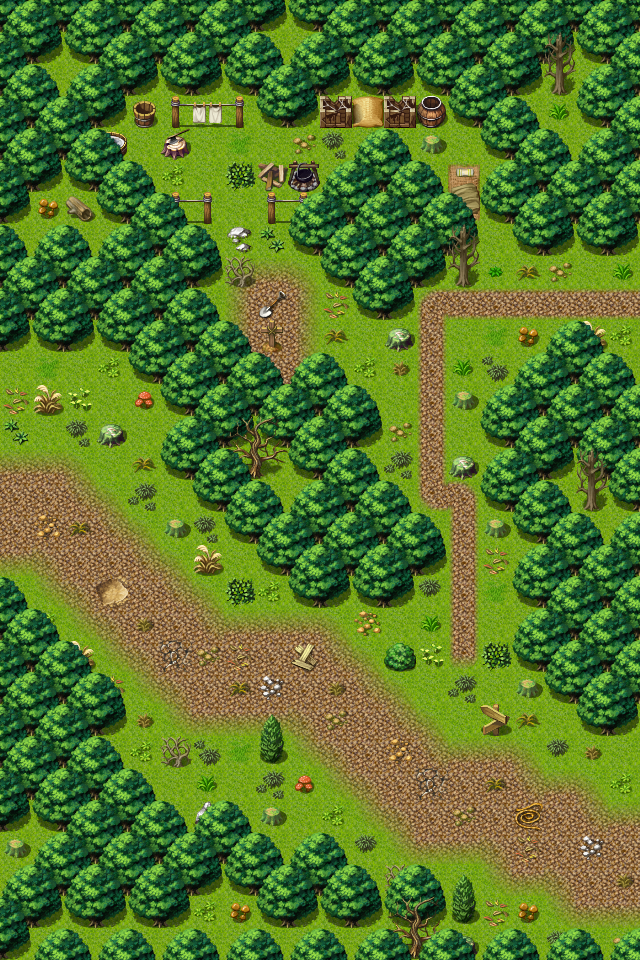

The image is a tile-based game level rendered from a .tmx file. Its description and source (layers, tilesets, objects; grid data summarised) follow:
An orthogonal 20x30 tile map with 32x32 px tiles, 3 tile layers (Ground, Objects, Above), 1 hidden layer not drawn, 40 tilesets and 12 objects (7x spawn, 3x mapchange, 2x sign).

<map version="1.0" orientation="orthogonal" width="20" height="30" tilewidth="32" tileheight="32">
 <properties>
  <property name="outside" value="1" />
 </properties>
 <tileset firstgid="1" name="map_bed_1" tilewidth="32" tileheight="32">
  <image source="../drawable/map_bed_1.png" width="512" height="256" />
 </tileset>
 <tileset firstgid="129" name="map_border_1" tilewidth="32" tileheight="32">
  <image source="../drawable/map_border_1.png" width="512" height="256" />
 </tileset>
 <tileset firstgid="257" name="map_bridge_1" tilewidth="32" tileheight="32">
  <image source="../drawable/map_bridge_1.png" width="512" height="256" />
 </tileset>
 <tileset firstgid="385" name="map_broken_1" tilewidth="32" tileheight="32">
  <image source="../drawable/map_broken_1.png" width="512" height="256" />
 </tileset>
 <tileset firstgid="513" name="map_cavewall_1" tilewidth="32" tileheight="32">
  <image source="../drawable/map_cavewall_1.png" width="576" height="192" />
 </tileset>
 <tileset firstgid="621" name="map_cavewall_2" tilewidth="32" tileheight="32">
  <image source="../drawable/map_cavewall_2.png" width="576" height="192" />
 </tileset>
 <tileset firstgid="729" name="map_cavewall_3" tilewidth="32" tileheight="32">
  <image source="../drawable/map_cavewall_3.png" width="576" height="192" />
 </tileset>
 <tileset firstgid="837" name="map_chair_table_1" tilewidth="32" tileheight="32">
  <image source="../drawable/map_chair_table_1.png" width="512" height="256" />
 </tileset>
 <tileset firstgid="965" name="map_crate_1" tilewidth="32" tileheight="32">
  <image source="../drawable/map_crate_1.png" width="512" height="256" />
 </tileset>
 <tileset firstgid="1093" name="map_cupboard_1" tilewidth="32" tileheight="32">
  <image source="../drawable/map_cupboard_1.png" width="512" height="256" />
 </tileset>
 <tileset firstgid="1221" name="map_curtain_1" tilewidth="32" tileheight="32">
  <image source="../drawable/map_curtain_1.png" width="512" height="256" />
 </tileset>
 <tileset firstgid="1349" name="map_entrance_1" tilewidth="32" tileheight="32">
  <image source="../drawable/map_entrance_1.png" width="512" height="256" />
 </tileset>
 <tileset firstgid="1477" name="map_fence_1" tilewidth="32" tileheight="32">
  <image source="../drawable/map_fence_1.png" width="512" height="256" />
 </tileset>
 <tileset firstgid="1605" name="map_fence_2" tilewidth="32" tileheight="32">
  <image source="../drawable/map_fence_2.png" width="512" height="256" />
 </tileset>
 <tileset firstgid="1733" name="map_ground_1" tilewidth="32" tileheight="32">
  <image source="../drawable/map_ground_1.png" width="512" height="256" />
 </tileset>
 <tileset firstgid="1861" name="map_ground_2" tilewidth="32" tileheight="32">
  <image source="../drawable/map_ground_2.png" width="512" height="256" />
 </tileset>
 <tileset firstgid="1989" name="map_ground_3" tilewidth="32" tileheight="32">
  <image source="../drawable/map_ground_3.png" width="512" height="256" />
 </tileset>
 <tileset firstgid="2117" name="map_ground_4" tilewidth="32" tileheight="32">
  <image source="../drawable/map_ground_4.png" width="512" height="256" />
 </tileset>
 <tileset firstgid="2245" name="map_ground_5" tilewidth="32" tileheight="32">
  <image source="../drawable/map_ground_5.png" width="512" height="256" />
 </tileset>
 <tileset firstgid="2373" name="map_ground_6" tilewidth="32" tileheight="32">
  <image source="../drawable/map_ground_6.png" width="512" height="256" />
 </tileset>
 <tileset firstgid="2501" name="map_ground_7" tilewidth="32" tileheight="32">
  <image source="../drawable/map_ground_7.png" width="512" height="256" />
 </tileset>
 <tileset firstgid="2629" name="map_ground_8" tilewidth="32" tileheight="32">
  <image source="../drawable/map_ground_8.png" width="512" height="256" />
 </tileset>
 <tileset firstgid="2757" name="map_indoor_1" tilewidth="32" tileheight="32">
  <image source="../drawable/map_indoor_1.png" width="512" height="256" />
 </tileset>
 <tileset firstgid="2885" name="map_kitchen_1" tilewidth="32" tileheight="32">
  <image source="../drawable/map_kitchen_1.png" width="512" height="256" />
 </tileset>
 <tileset firstgid="3013" name="map_outdoor_1" tilewidth="32" tileheight="32">
  <image source="../drawable/map_outdoor_1.png" width="512" height="256" />
 </tileset>
 <tileset firstgid="3141" name="map_pillar_1" tilewidth="32" tileheight="32">
  <image source="../drawable/map_pillar_1.png" width="512" height="256" />
 </tileset>
 <tileset firstgid="3269" name="map_plant_1" tilewidth="32" tileheight="32">
  <image source="../drawable/map_plant_1.png" width="512" height="256" />
 </tileset>
 <tileset firstgid="3397" name="map_rock_1" tilewidth="32" tileheight="32">
  <image source="../drawable/map_rock_1.png" width="512" height="256" />
 </tileset>
 <tileset firstgid="3525" name="map_roof_1" tilewidth="32" tileheight="32">
  <image source="../drawable/map_roof_1.png" width="512" height="256" />
 </tileset>
 <tileset firstgid="3653" name="map_roof_2" tilewidth="32" tileheight="32">
  <image source="../drawable/map_roof_2.png" width="512" height="256" />
 </tileset>
 <tileset firstgid="3781" name="map_shop_1" tilewidth="32" tileheight="32">
  <image source="../drawable/map_shop_1.png" width="512" height="256" />
 </tileset>
 <tileset firstgid="3909" name="map_sign_ladder_1" tilewidth="32" tileheight="32">
  <image source="../drawable/map_sign_ladder_1.png" width="512" height="256" />
 </tileset>
 <tileset firstgid="4037" name="map_table_1" tilewidth="32" tileheight="32">
  <image source="../drawable/map_table_1.png" width="512" height="256" />
 </tileset>
 <tileset firstgid="4165" name="map_trail_1" tilewidth="32" tileheight="32">
  <image source="../drawable/map_trail_1.png" width="512" height="256" />
 </tileset>
 <tileset firstgid="4293" name="map_tree_1" tilewidth="32" tileheight="32">
  <image source="../drawable/map_tree_1.png" width="512" height="256" />
 </tileset>
 <tileset firstgid="4421" name="map_wall_1" tilewidth="32" tileheight="32">
  <image source="../drawable/map_wall_1.png" width="512" height="256" />
 </tileset>
 <tileset firstgid="4549" name="map_wall_2" tilewidth="32" tileheight="32">
  <image source="../drawable/map_wall_2.png" width="480" height="256" />
 </tileset>
 <tileset firstgid="4669" name="map_wall_3" tilewidth="32" tileheight="32">
  <image source="../drawable/map_wall_3.png" width="480" height="256" />
 </tileset>
 <tileset firstgid="4789" name="map_window_1" tilewidth="32" tileheight="32">
  <image source="../drawable/map_window_1.png" width="512" height="256" />
 </tileset>
 <tileset firstgid="4917" name="map_window_2" tilewidth="32" tileheight="32">
  <image source="../drawable/map_window_2.png" width="512" height="256" />
 </tileset>
 <layer name="Ground" width="20" height="30">
  <data>[600 cells, 600 non-empty, 2 distinct tile ids]</data>
 </layer>
 <layer name="Objects" width="20" height="30">
  <data>[600 cells, 514 non-empty, 72 distinct tile ids]</data>
 </layer>
 <layer name="Above" width="20" height="30">
  <data>[600 cells, 65 non-empty, 8 distinct tile ids]</data>
 </layer>
 <layer name="Walkable" width="20" height="30" visible="0">
  <data>[600 cells, 335 non-empty, 1 distinct tile ids]</data>
 </layer>
 <objectgroup name="Mapevents" width="20" height="30">
  <!-- 5 objects omitted --></objectgroup>
 <objectgroup name="Spawn" width="20" height="30">
  <!-- 7 objects omitted --></objectgroup>
 <objectgroup name="Keys" width="20" height="30" visible="0" />
</map>
<!-- 12 of 12 objects omitted -->
